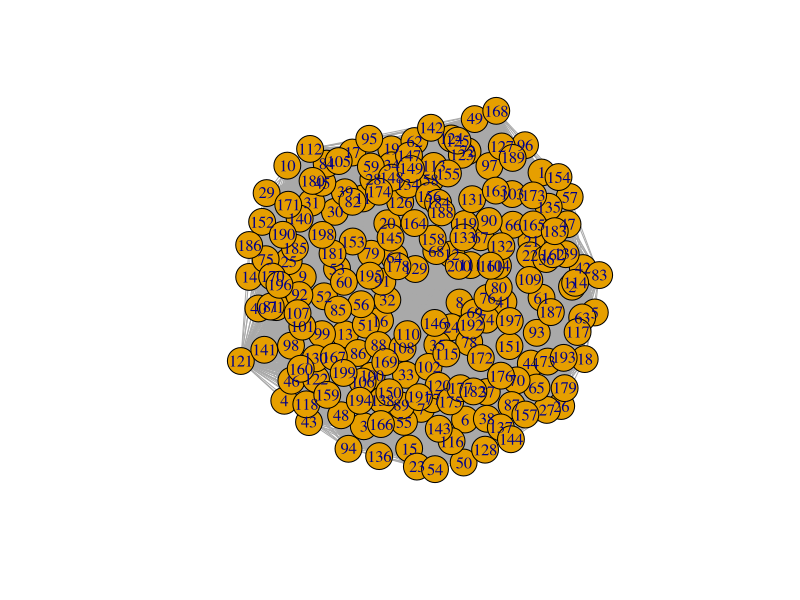
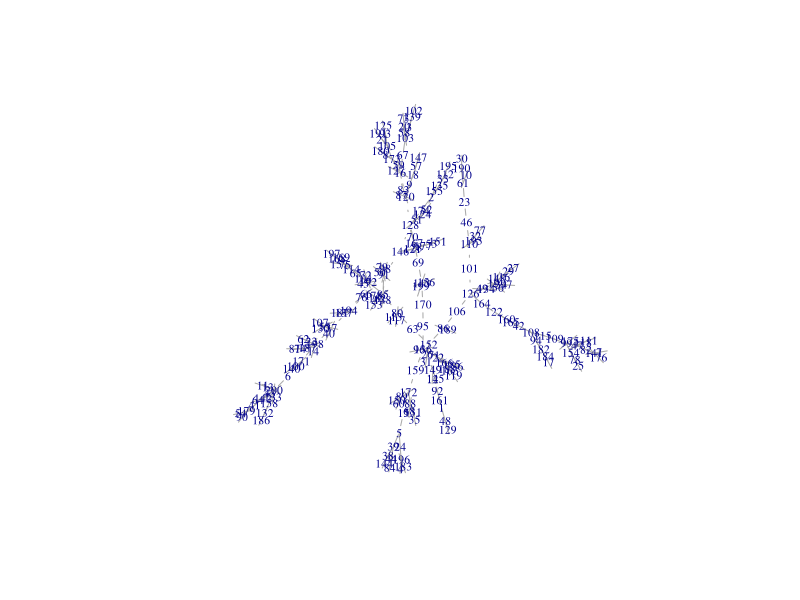

Here is the R script that generated these plots, in order:
####################
#                  #
# Copiar todo esto #
#                  #
####################
# Hecho con gusto por Carla Carolina Pérez Hernández (UAEH)

# T1_04_REDES COMPLEJAS(1) - Visión de redes complejas - parte 1
#para dibujar el espacio-producto
#Hace uso de datos complejos (matrices muy amplias con más de 100 nodos)

# Objetivo: Estimar el Maximum Spanning Tree -árbol de expansión máxima- (asegurar una visión clara del espacio-producto)
# Red troncal: Estructura general de la red: vamos a poder v. redes complejas

### REGLAS DE ACCIÓN ###
# Regla 1: mantener n-1 conexiones como máximo
# es decir, si tenemos 200 nodos, las conexiones serán 199
# Regla 2: Quitar las conexiones con el peso más bajo, nos vamos quedar con las del peso máximo (menos conexiones)
# por lo que se limpiarán los nodos, dando prioridad a los nodos con muchas más conexiones (aristas adyacentes al nodo)
# Regla 3: No crear nodos aislados
# ------------------------------------------------------------------------------------------------------
# En este ejercicio vamos a:
# 1. Usar un matriz hipotetica de datos
# 2. Graficar sus próximos adyacentes


#---------------------------LABORATORIO 10-------------------------
#------------------------------------------------------------------
#Alumna: Ana Grisel Sanjuan Merida


##################################################################
# practica 3: Visión clara del espacio-producto: CASO HIPOTÉTICO #
##################################################################

#¿Cómo crear una visión clara del espacio-producto: árbol de expansión máxima (MST)
#Paquete: Balland, P.A. (2017) Economic Geography in R: Introduction to the EconGeo Package, Paper in Evolution

# 1)la visualización del espacio - producto sea una red conectada: evitar islas de productos aislados. 
# 2)PROBLEMA: tratar de visualizar demasiados enlaces puede crear una complejidad visual innecesaria 
# donde se obstruirán las conexiones más relevantes.
#calculamos el árbol de expansión máxima (MST) de la matriz de proximidad. 
# MST es el conjunto de enlaces que conecta todos los nodos de la red utilizando un número mínimo de conexiones
# y la suma máxima posible de proximidades. 
#Calculamos el MST usando el algoritmo de Kruskal: Básicamente, el algoritmo clasifica los valores de la matriz
# de proximidad en orden descendente y luego incluye enlaces en el MST si y solo si conectan un producto aislado. 
#Por definición, el MST incluye todos los productos, pero el número de enlaces es el mínimo posible.
#Después de seleccionar los enlaces utilizando los criterios mencionados anteriormente, 
# construimos una visualización utilizando un algoritmo de diseño dirigido por la fuerza. 


#crear una matriz aleatoria de 200*200
M <- matrix(runif(200*200, min=0, max=100), ncol=200)
diag(M) <- 0
head (M[,1:6])
dim (M)
#Es una matriz con datos aleatorios
#200 columnas y 200 renglones

#Para graficar
library (igraph)


#grafica la matriz de adyacencias
#Crear objeto llamado g, que es la gráfica de adyaniencia
#El input es la matriz que se acaba de generar
#Es una red no dirigida y el peso es una variable a tomar en cuenta
g <- graph.adjacency(M, mode="undirected" , weighted = TRUE)
plot (g)
#El plot tiene muchas aristas y es difícil de interpretar


#Aplicación de la función Árbol de Expansión Máxima
# para asegurar que las tres reglas se cumplan
#Se multiplica la matriz original por -1 para hacerla negativa e identificar los máximos
M <- -M
head (M[,1:6])
#Se aprecia en el Environment
#En la paquetería de igraph se tiene la función de calcular el ärbol de expansión mínima
# por lo que hacerla negativa me permite obtener el Árbol de Expansión Máxima
#Transforma la matriz en en NEGATIVA y para identificar los máximos

#Graficar
#grafica nueva con matriz negativa, ver el espacio-producto, tecnológico 
g <- graph.adjacency(M, mode="undirected" , weighted = TRUE)

#Calcular árbol de expansión mínima
MST <- minimum.spanning.tree(g)

#Graficar lo que se acaba de hacer
plot (MST, vertex.shape="none", vertex.label.cex=.7)


# matriz de adyacencias (nuevo relacionamiento)
A <- get.adjacency(MST, sparse = F)

# ver las aristas que hay entre los nodos
head(A)

#Exportar 
#VER LAS ARISTAS(PESOS)
#nodos n-1
write.graph(MST,file="g.gml", format="gml")
#Formato legible para cualquier paquetería especializada
#Se guarda en la carpeta específica

#Exportar resultados para cytoscape o gephi
write.csv(A, file="Adyacentes.csv")
